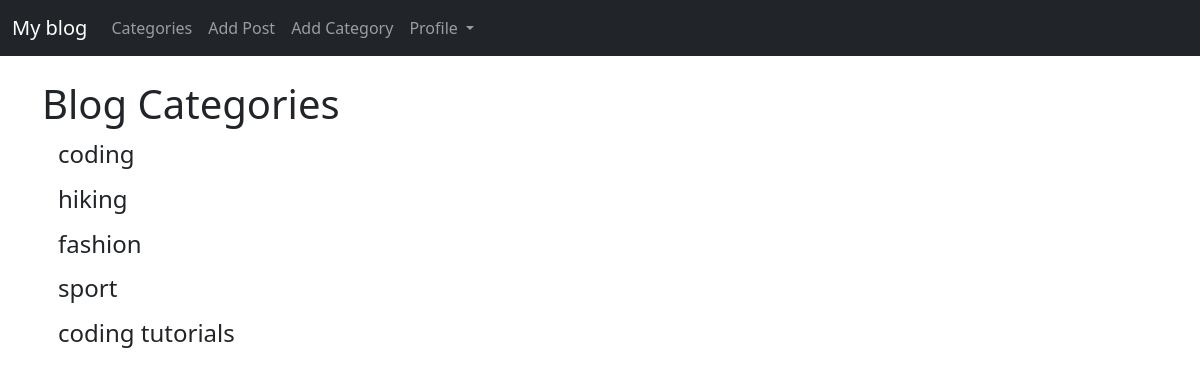
Screenshot of /category-list (signed in) with the database file from the repository.
### myblog/models.py (models this page shows, shortened)
class Category(models.Model):
    objects = None
    name = models.CharField(max_length=255)
    def __str__(self):
        return self.name

### myblog/views.py (the view)
# urls.py: path('category-list', CategoryListView, name='category_list'),
def CategoryListView(request):
    cat_menu_list = Category.objects.all()
    return render(request, 'category_list.html', {'cat_menu_list': cat_menu_list})

### myblog/templates/category_list.html (shortened to what this page needs)
{% extends 'base.html' %}
{% block content %}
<h1>Blog Categories</h1>
      {% for item in cat_menu_list %}
        <h4>
            <a class="dropdown-item" href="{% url 'categories' item|slugify %}">
            {{ item }}</a>
        </h4>
      {% endfor %}
{% endblock %}

### rows the page displays
Category: name "coding"
Category: name "hiking"
Category: name "fashion"
Category: name "sport"
Category: name "coding tutorials"
